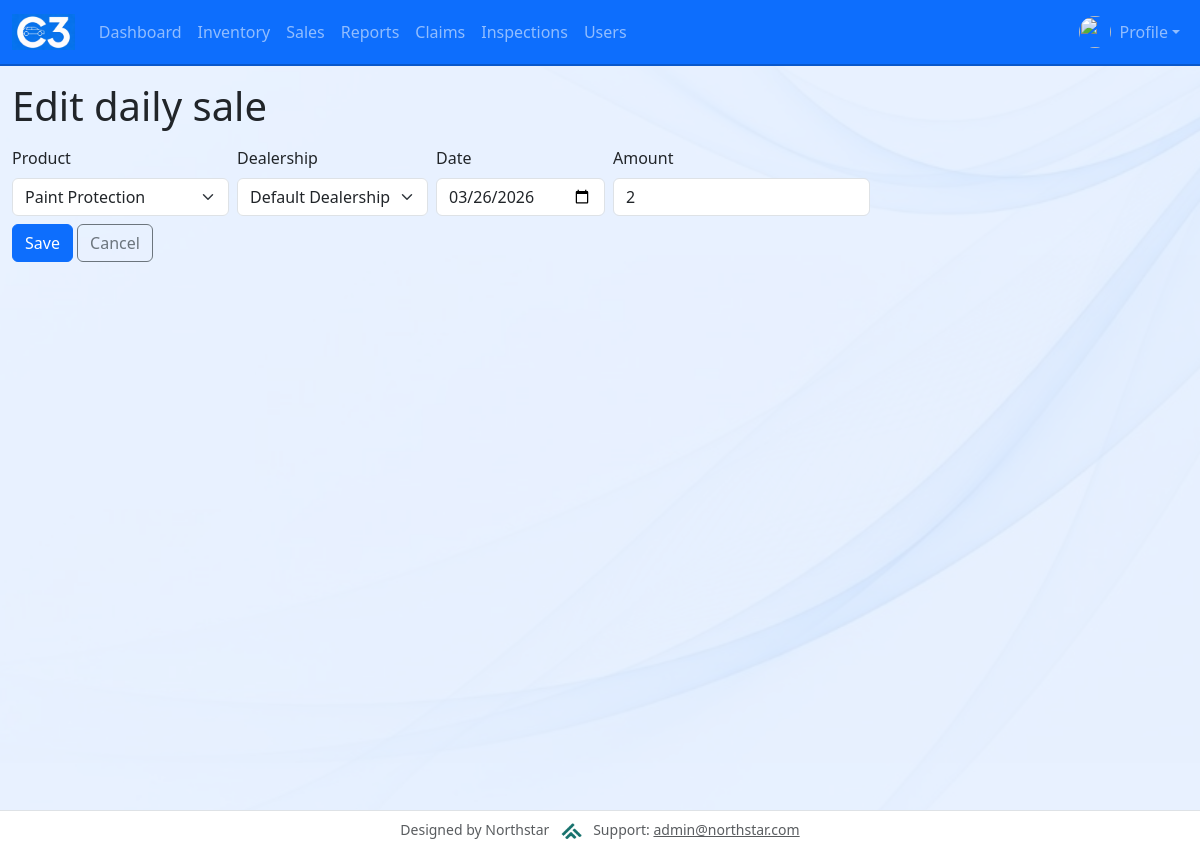
Screenshot of /home/sales/daily/16/edit/ (signed in) with the database file from the repository.
### Dashboard/models.py (models this page shows, shortened)
class DailySale(models.Model):
    product = models.ForeignKey(SalesProduct, on_delete=models.CASCADE)
    dealership = models.ForeignKey(Dealership, on_delete=models.CASCADE, related_name="daily_sales")
    date = models.DateField()
    amount = models.PositiveIntegerField(default=0)
    class Meta:
        ordering = ['-date', 'id']

### Dashboard/views.py (the view)
# urls.py: path("sales/daily/<int:daily_pk>/edit/", views.sales_edit_daily, name="sales_edit_daily"),
def sales_edit_daily(request, daily_pk):
    if not _can_modify_daily_sales(request.user):
        return HttpResponseForbidden("You don't have permission to edit daily sales.")
    obj = get_object_or_404(DailySale, pk=daily_pk)
    if request.method == "POST":
        old_product = obj.product
        old_dealership = obj.dealership
        old_amount = int(obj.amount)
        form = DailySaleForm(request.POST, instance=obj, user=request.user)
        if form.is_valid():
            saved = form.save()
            if old_product.pk != saved.product.pk or old_dealership.pk != saved.dealership.pk:
                apply_sale_delta(old_product, old_dealership, -old_amount)
                apply_sale_delta(saved.product, saved.dealership, int(saved.amount))
            else:
                apply_sale_delta(
                    saved.product,
                    saved.dealership,
                    int(saved.amount) - old_amount,
                )
            return redirect("Dashboard:sales")
    else:
        form = DailySaleForm(instance=obj, user=request.user)
    context = {"form": form, "daily_sale": obj}
    return render(request, "Dashboard/sales_edit_daily.html", context)

### Dashboard/models.py (called while the page is built)
    def __str__(self):
        return self.name

    def __str__(self):
        return self.name

### Dashboard/views.py (called while the page is built)
def _can_modify_daily_sales(user):
    if not user.is_authenticated:
        return False
    if user.is_staff:
        return True
    group_names = set(user.groups.values_list("name", flat=True))
    return "Sales Rep" in group_names or "Dealership User" in group_names

### Dashboard/templates/Dashboard/sales_edit_daily.html (shortened to what this page needs)
{% extends "Dashboard/base.html" %}
{% block content %}
<h1 class="mb-3">Edit daily sale</h1>
<form method="post" action="">
	<div class="row g-2 align-items-end mb-2">
		<div class="col-auto">
			<label for="id_product" class="form-label">Product</label>
			{{ form.product }}
		</div>
		<div class="col-auto">
			<label for="id_dealership" class="form-label">Dealership</label>
			{{ form.dealership }}
		</div>
		<div class="col-auto">
			<label for="id_date" class="form-label">Date</label>
			{{ form.date }}
		</div>
		<div class="col-auto">
			<label for="id_amount" class="form-label">Amount</label>
			{{ form.amount }}
		</div>
	</div>
	<button type="submit" class="btn btn-primary">Save</button>
	<a href="{% url 'Dashboard:sales' %}" class="btn btn-outline-secondary">Cancel</a>
</form>
{% endblock content %}

### static/css/theme.css (style rules this page uses)
:root { --theme-primary: #0d6efd; --theme-primary-dark: #0a58ca; --theme-light: #e7f1ff; --theme-white: #ffffff; }
body { background-color: var(--theme-white); background-image: url("/static/images/background.png"); background-size: cover; background-position: center; background-repeat: no-repeat; background-attachment: fixed; color: #212529; }
.btn-primary { background-color: var(--theme-primary); border-color: var(--theme-primary); }
a { color: var(--theme-primary); }

### rows the page displays
DailySale: product "Paint Protection", dealership "Default Dealership", date "03/26/2026", amount "2"
